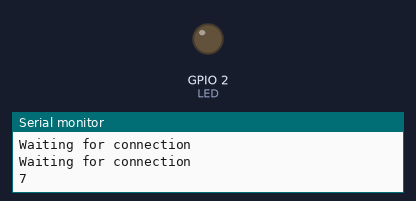
Simulated run of this sketch. Board: ESP8266 (NodeMCU). Parts: output pins drawn as LEDs (lit = HIGH), the last lines printed to the serial monitor. WiFi joins after 1.5 s; servers stay silent unless stated; uploads are accepted with an empty reply; random numbers use the default seed unless the sketch sets one.

Above: at 2.1 s.
At 18.3 s:
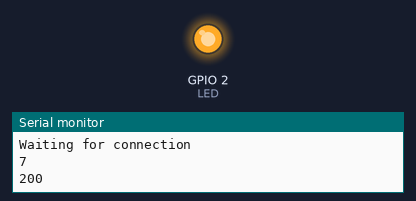
Timing chart, 0 to 43.4 s (numbered marks = the images above):
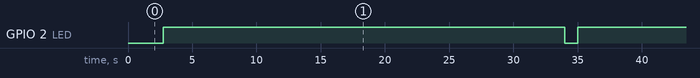

Measured:
- by itself, GPIO 2 (LED): alternates HIGH for 31.3 s and LOW for 1.0 s

The sketch:

ESP8266_hello_world.ino
```cpp
//iotapp - ESP8266 - Hello World Sketch - This program generates a random number and posts via HTTPS to the iotapp console.

//Dependencies
#include <ESP8266HTTPClient.h>
#include <ESP8266WiFi.h>
#include <ArduinoJson.h>

//  Insert your Wifi credentials, then your given channel URL in the iotapp console.
 String wifiName = "YOUR_WIFI_NAME";
 String wifiPass = "YOUR_WIFI_PASS";
 String urlKey = "YOUR_IOTAPP_URL"; // Example: https://iotappbe.com:5001/api/DyUlKq8quK7G9lWQsEwXvGTROR4rv5Yo
 const char* fingerprint = "b1 8d c5 3c a6 e4 e2 6b 68 20 64 88 bc 3b dd fe af 22 51 12"; //iotapp fingerprint


#define LED 2 //initalize LED 2
long randNumber = 0; // initalize random integer

void setup() {
  Serial.begin(115200);  //Serial connection
  WiFi.begin(wifiName, wifiPass);   //Connect the wifi
  while (WiFi.status() != WL_CONNECTED) {  //Wait for the WiFi connection completion
     pinMode(LED, OUTPUT);  // declare LED as output
    delay(500);
    Serial.println("Waiting for connection");
  }
}

void loop() {

 randNumber = random(300); //initialize a random number
 Serial.println(randNumber); //print random number
 delay(50);

if(WiFi.status()== WL_CONNECTED){   //Check WiFi connection status
  StaticJsonBuffer<300> JSONbuffer;   //Declaring static JSON buffer
  JsonObject& JSONencoder = JSONbuffer.createObject();

  JSONencoder["value"] = randNumber;
  char JSONmessageBuffer[300];
  JSONencoder.prettyPrintTo(JSONmessageBuffer, sizeof(JSONmessageBuffer));

   HTTPClient http;    //Declare httpClient

   http.begin(urlKey, fingerprint); //Pass args
   http.addHeader("Content-Type", "application/json");  //Specify content-type header

 int httpCode = http.POST(JSONmessageBuffer);   //Send the request
 String payload = http.getString();        //Get the response payload

  //flash LED 2 when sending request
  digitalWrite(LED, LOW);
  delay(1000);
  digitalWrite(LED, HIGH);
  delay(1000);

   Serial.println(httpCode);   //Print HTTP return code
   Serial.println(payload);    //Print request response payload
   http.end();  //Close connection

 }else{
    Serial.println("Connection Error");  //else there's an error
 }
  delay(30000);  //Time between requests (Milliseconds)
}
```
